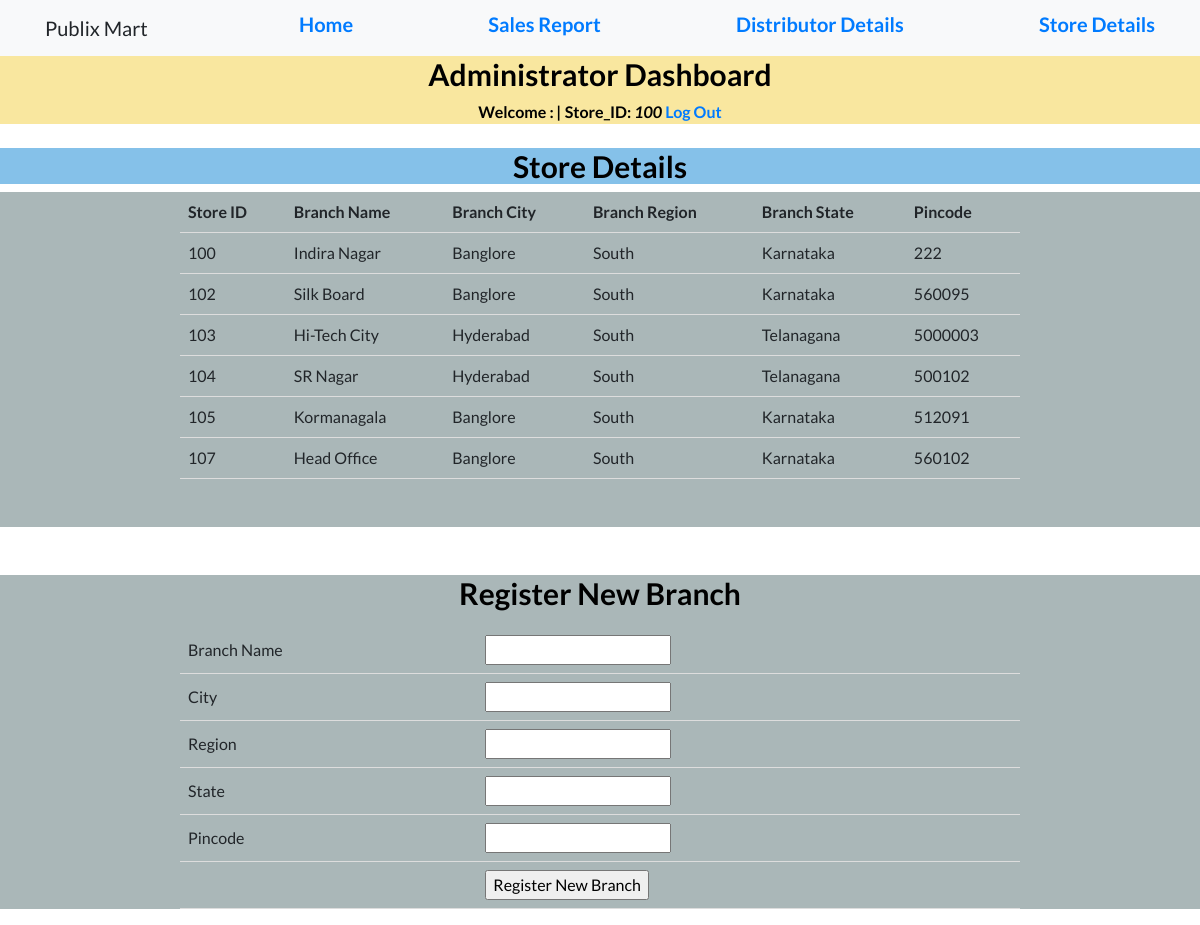
/superstore/admin/stored.php (signed in), run on the app's committed database.
### tables this page shows
CREATE TABLE `store` (
  `SID` int(11) NOT NULL,
  `SPASS` varchar(20) NOT NULL DEFAULT 'admin',
  `SBRANCHNAME` varchar(20) NOT NULL,
  `SCITY` varchar(20) NOT NULL,
  `SREGION` varchar(20) NOT NULL,
  `SSTATE` varchar(20) NOT NULL,
  `SPCODE` int(11) NOT NULL
);

### superstore/admin/session1.php (called while the page is built, shortened)
<?php
$user_check = $_SESSION['login_user'];
$CustID=$user_check;
?>

### superstore/admin/stored.php (the view, shortened to what this page needs)
<?php
include('session1.php');
?>
<!DOCTYPE html>
<html lang="en">
  <head>
    <link href="vendor/bootstrap/css/bootstrap.min.css" rel="stylesheet">
    <link href="vendor/fontawesome-free/css/all.min.css" rel="stylesheet">
    <link href="vendor/simple-line-icons/css/simple-line-icons.css" rel="stylesheet" type="text/css">
    <link href="css/landing-page.min.css" rel="stylesheet">
  </head>
  <body>
    <nav class="navbar navbar-light bg-light static-top">
      <div class="container">
        <a class="navbar-brand">Publix Mart</a>
        <a href="dhome.php"><h5>Home</h5></a>
        <a href="sales.php"><h5>Sales Report</h5></a>
        <a href="distd.php"><h5>Distributor Details</h5></a>
        <a href="stored.php"><h5>Store Details</h5></a>
      </div>
    </nav>
    <center><div style="background-color:#F9E79F">
      <center><h2 style="font-size:30px;color:Black">Administrator Dashboard</h2></center>
  <b id="welcome" style="color:Black">Welcome : <i style="color:Black"><?php echo $login_session;?> | </i></b>
  <b id="welcome" style="color:Black">Store_ID: <i style="color:Black"><?php echo $CustID; ?></i></b>
  <b id="logout"><a href="logout1.php">Log Out</a></b>
 </div></center>
 <br>
 <center><div style="background-color:#85C1E9">
      <center><h2 style="font-size:30px;color:Black">Store Details</h2></center>
 </div></center>
  </body>
<div style="background-color:#AAB7B8">
     <center>
<div style="background-color:#AAB7B8">
     <center>
      <table>
        <tr>
          <th>Store ID</th>
          <th>Branch Name</th>
          <th>Branch City</th>
          <th>Branch Region</th>
          <th>Branch State</th>
          <th>Pincode</th>
        </tr>
        <?php
      $order59 ="SELECT * FROM store order by SID";
      $food9 = mysqli_query($conn, $order59);
      while($oss55 = mysqli_fetch_assoc($food9))
      {echo '<tr><td>'. $oss55["SID"]."</td><td>". $oss55["SBRANCHNAME"] . "</td><td>". $oss55["SCITY"]. "</td><td>".$oss55["SREGION"]."
    </td><td>".$oss55["SSTATE"]."
    </td><td>".$oss55["SPCODE"]."</td></tr>";
      }
?>
      </table>
      <br><br>
     </center>
</div>
</div></center>
<br><br>
<div style="background-color:#AAB7B8">
     <center>
      <center><h2 style="font-size:30px;color:Black"> Register New Branch </h2>
        <p>
        <div class="signup">
           <center>
              <form action="custcmp1.php" method="POST">
  <table>
   <tr>
    <td>Branch Name</td>
    <td><input type="text" name="name" required></td>
   </tr>
   <tr>
    <td>City</td>
    <td><input type="text" name="city" required></td>
   </tr>
   <tr>
    <td>Region</td>
    <td><input type="text" name="region" required></td>
   </tr>
   <tr>
    <td>State</td>
    <td><input type="text" name="state" required></td>
   </tr>
   <tr>
    <td>Pincode</td>
    <td><input type="text" name="pincode" required></td>
   </tr>
   <tr><td></td>
    <td><input type="submit" value="Register New Branch"></td>
   </tr>
   </center>
</center>
</div></p>
</html>

### superstore/admin/stored.php (style rules this page uses)
table { border-collapse: collapse; width: 70%; }
th, td { padding: 8px; text-align: left; border-bottom: 1px solid #ddd; }

### data on the page
store: SID "100", SBRANCHNAME "Indira Nagar", SCITY "Banglore", SREGION "South", SSTATE "Karnataka", SPCODE "222"
store: SID "102", SBRANCHNAME "Silk Board", SCITY "Banglore", SREGION "South", SSTATE "Karnataka", SPCODE "560095"
store: SID "103", SBRANCHNAME "Hi-Tech City", SCITY "Hyderabad", SREGION "South", SSTATE "Telanagana", SPCODE "5000003"
store: SID "104", SBRANCHNAME "SR Nagar", SCITY "Hyderabad", SREGION "South", SSTATE "Telanagana", SPCODE "500102"
store: SID "105", SBRANCHNAME "Kormanagala", SCITY "Banglore", SREGION "South", SSTATE "Karnataka", SPCODE "512091"
store: SID "107", SBRANCHNAME "Head Office", SCITY "Banglore", SREGION "South", SSTATE "Karnataka", SPCODE "560102"

### other printed values
$CustID "100"
